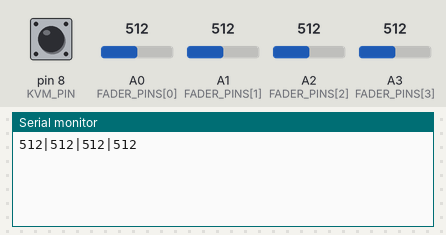
A sketch run on a simulated Arduino Uno, built with avr-gcc and run on an emulated ATmega328P. Parts: the last lines printed to the serial monitor. The test bench sets the inputs (shaded band); at power-on: pin 8 (KVM_PIN) HIGH, A0 (FADER_PINS[0]) = 512, A1 (FADER_PINS[1]) = 512, A2 (FADER_PINS[2]) = 512, A3 (FADER_PINS[3]) = 512.

Above: at 1.2 s.
1.3 s: pin 8 (KVM_PIN) pulled LOW for 0.15 s
At 1.43 s:
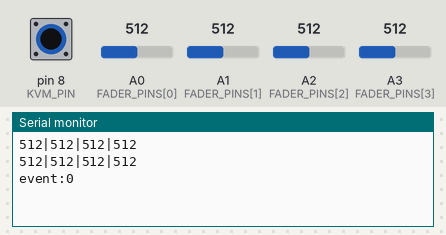
2.9 s: A0 (FADER_PINS[0]) set to 716
At 3.6 s:
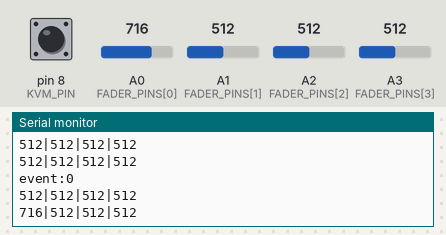
4.4 s: A1 (FADER_PINS[1]) set to 716
At 4.7 s:
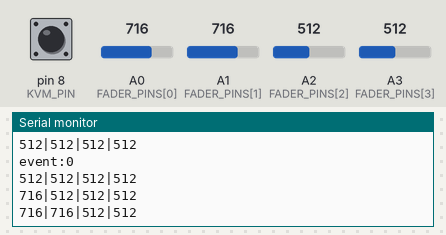
5.9 s: A2 (FADER_PINS[2]) set to 716
At 7.1 s:
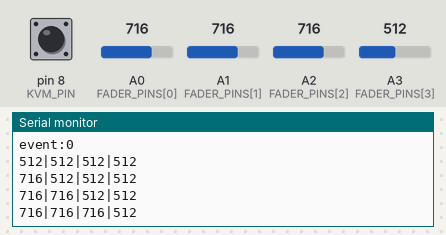
7.4 s: A3 (FADER_PINS[3]) set to 716
At 8.2 s:
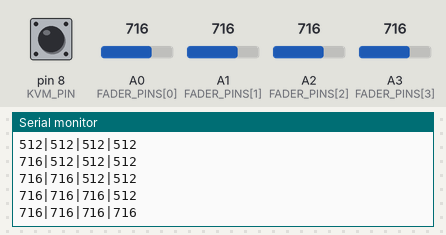
8.9 s: A0 (FADER_PINS[0]) set to 992
At 9.4 s:
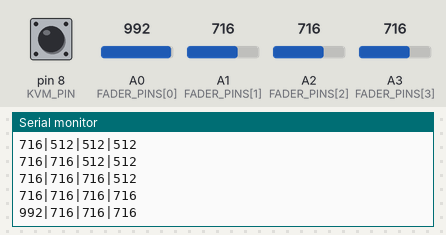
Timing chart, 0 to 11.4 s (numbered marks = the images above; inputs shaded):
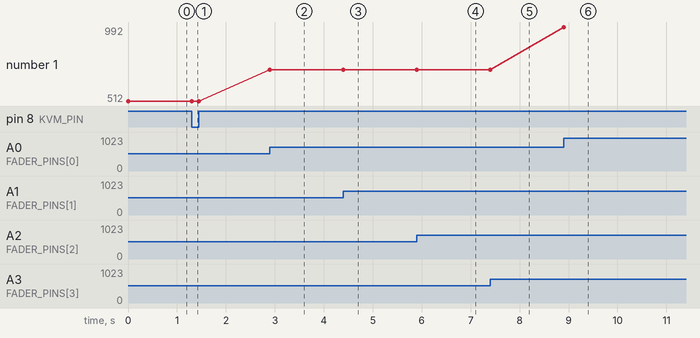

Measured:
- after the input at 1.3 s, the serial monitor: prints a new line at once (image 1)
- after the input at 2.9 s, the serial monitor: prints a new line at once (image 2)
- after the input at 4.4 s, the serial monitor: prints a new line at once (image 3)
- after the input at 5.9 s, the serial monitor: prints a new line at once (image 4)
- after the input at 7.4 s, the serial monitor: prints a new line at once (image 5)
- after the input at 8.9 s, the serial monitor: prints a new line at once (image 6)
- plotted number 1: 512 → 716 after the input at 2.9 s, 716 → 992 after the input at 8.9 s

The sketch:

kvm_switch.ino
```cpp
const int FADER_PINS[4] = {A0, A1, A2, A3};
const int NUM_FADERS = 4;
int faderValues[4] = {-1, -1, -1, -1};
const int KVM_PIN = 8;
bool kvmState = false;
const int debounceDelay = 50;
unsigned long lastKvmChange = 0;
bool stateChanged = false;

void setup() {
  // put your setup code here, to run once:
  initFaders(NUM_FADERS);
  pinMode(KVM_PIN, INPUT_PULLUP);
  Serial.begin(115200);
}

void loop() {
  // read the state of the faders
  stateChanged |= readFaders(faderValues, NUM_FADERS);
  // check kvm button
  stateChanged |= checkKvm();
  // send fader state to terminal
  if (stateChanged) {
    outputSerial(faderValues, NUM_FADERS, kvmState);
    stateChanged = false;
  }
}

void initFaders(int numFaders) {
  for (int i = 0; i < numFaders; i++) {
    pinMode(FADER_PINS[i], INPUT);
  }
}

bool readFaders(int *faderValues, int numFaders) {
  int newValue;
  bool stateChange = false;
  for (int i = 0; i < numFaders; i++) {
    newValue = analogRead(FADER_PINS[i]);
    stateChange |= newValue != faderValues[i];
    faderValues[i] = newValue;
  }
  return stateChange;
}

void outputSerial(int *faderValues, int numFaders, bool kvmState) {
  for (int i = 0; i < numFaders; i++) {
    if (i != 0) {
      Serial.print("|");
    }
    Serial.print(faderValues[i]);
  }

  Serial.print("\r\n");

  if (kvmState) {
    Serial.print("event:0\r\n");
  }
}

bool checkKvm() {
  bool pressed = kvmState;
  if (millis() - lastKvmChange < debounceDelay) {
    return false;
  }

  pressed = digitalRead(KVM_PIN) == LOW;
  if (pressed == kvmState) {
    return false;
  }
  kvmState = pressed;
  lastKvmChange = millis();
  return true;
}
```
